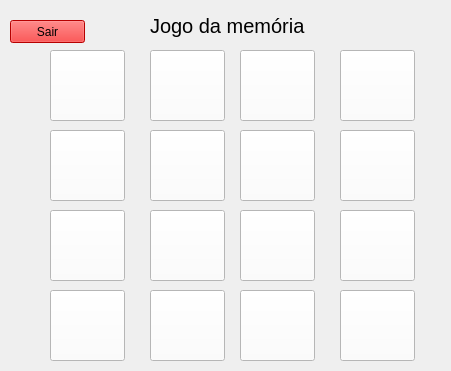
<?xml version="1.0" encoding="UTF-8"?>
<ui version="4.0">
 <class>Form</class>
 <widget class="QWidget" name="Form">
  <property name="geometry">
   <rect>
    <x>0</x>
    <y>0</y>
    <width>451</width>
    <height>371</height>
   </rect>
  </property>
  <property name="minimumSize">
   <size>
    <width>451</width>
    <height>371</height>
   </size>
  </property>
  <property name="maximumSize">
   <size>
    <width>451</width>
    <height>371</height>
   </size>
  </property>
  <property name="windowTitle">
   <string>Form</string>
  </property>
  <widget class="QLabel" name="label">
   <property name="geometry">
    <rect>
     <x>0</x>
     <y>0</y>
     <width>451</width>
     <height>371</height>
    </rect>
   </property>
   <property name="minimumSize">
    <size>
     <width>451</width>
     <height>371</height>
    </size>
   </property>
   <property name="maximumSize">
    <size>
     <width>451</width>
     <height>371</height>
    </size>
   </property>
   <property name="text">
    <string/>
   </property>
   <property name="pixmap">
    <pixmap>../img/alabasta.jpg</pixmap>
   </property>
   <property name="scaledContents">
    <bool>true</bool>
   </property>
  </widget>
  <widget class="QLabel" name="label_2">
   <property name="geometry">
    <rect>
     <x>150</x>
     <y>0</y>
     <width>161</width>
     <height>51</height>
    </rect>
   </property>
   <property name="styleSheet">
    <string notr="true">font-size: 20px</string>
   </property>
   <property name="text">
    <string>Jogo da memória</string>
   </property>
  </widget>
  <widget class="QPushButton" name="b1">
   <property name="geometry">
    <rect>
     <x>50</x>
     <y>50</y>
     <width>75</width>
     <height>71</height>
    </rect>
   </property>
   <property name="styleSheet">
    <string notr="true">background-color: white</string>
   </property>
   <property name="text">
    <string/>
   </property>
  </widget>
  <widget class="QPushButton" name="b2">
   <property name="geometry">
    <rect>
     <x>50</x>
     <y>130</y>
     <width>75</width>
     <height>71</height>
    </rect>
   </property>
   <property name="styleSheet">
    <string notr="true">background-color: white</string>
   </property>
   <property name="text">
    <string/>
   </property>
  </widget>
  <widget class="QPushButton" name="b3">
   <property name="geometry">
    <rect>
     <x>50</x>
     <y>210</y>
     <width>75</width>
     <height>71</height>
    </rect>
   </property>
   <property name="styleSheet">
    <string notr="true">background-color: white</string>
   </property>
   <property name="text">
    <string/>
   </property>
  </widget>
  <widget class="QPushButton" name="b4">
   <property name="geometry">
    <rect>
     <x>50</x>
     <y>290</y>
     <width>75</width>
     <height>71</height>
    </rect>
   </property>
   <property name="styleSheet">
    <string notr="true">background-color: white</string>
   </property>
   <property name="text">
    <string/>
   </property>
  </widget>
  <widget class="QPushButton" name="b5">
   <property name="geometry">
    <rect>
     <x>150</x>
     <y>50</y>
     <width>75</width>
     <height>71</height>
    </rect>
   </property>
   <property name="styleSheet">
    <string notr="true">background-color: white</string>
   </property>
   <property name="text">
    <string/>
   </property>
  </widget>
  <widget class="QPushButton" name="b9">
   <property name="geometry">
    <rect>
     <x>240</x>
     <y>50</y>
     <width>75</width>
     <height>71</height>
    </rect>
   </property>
   <property name="styleSheet">
    <string notr="true">background-color: white</string>
   </property>
   <property name="text">
    <string/>
   </property>
  </widget>
  <widget class="QPushButton" name="b13">
   <property name="geometry">
    <rect>
     <x>340</x>
     <y>50</y>
     <width>75</width>
     <height>71</height>
    </rect>
   </property>
   <property name="styleSheet">
    <string notr="true">background-color: white</string>
   </property>
   <property name="text">
    <string/>
   </property>
  </widget>
  <widget class="QPushButton" name="b6">
   <property name="geometry">
    <rect>
     <x>150</x>
     <y>130</y>
     <width>75</width>
     <height>71</height>
    </rect>
   </property>
   <property name="styleSheet">
    <string notr="true">background-color: white</string>
   </property>
   <property name="text">
    <string/>
   </property>
  </widget>
  <widget class="QPushButton" name="b7">
   <property name="geometry">
    <rect>
     <x>150</x>
     <y>210</y>
     <width>75</width>
     <height>71</height>
    </rect>
   </property>
   <property name="styleSheet">
    <string notr="true">background-color: white</string>
   </property>
   <property name="text">
    <string/>
   </property>
  </widget>
  <widget class="QPushButton" name="b8">
   <property name="geometry">
    <rect>
     <x>150</x>
     <y>290</y>
     <width>75</width>
     <height>71</height>
    </rect>
   </property>
   <property name="styleSheet">
    <string notr="true">background-color: white</string>
   </property>
   <property name="text">
    <string/>
   </property>
  </widget>
  <widget class="QPushButton" name="b10">
   <property name="geometry">
    <rect>
     <x>240</x>
     <y>130</y>
     <width>75</width>
     <height>71</height>
    </rect>
   </property>
   <property name="styleSheet">
    <string notr="true">background-color: white</string>
   </property>
   <property name="text">
    <string/>
   </property>
  </widget>
  <widget class="QPushButton" name="b11">
   <property name="geometry">
    <rect>
     <x>240</x>
     <y>210</y>
     <width>75</width>
     <height>71</height>
    </rect>
   </property>
   <property name="styleSheet">
    <string notr="true">background-color: white</string>
   </property>
   <property name="text">
    <string/>
   </property>
  </widget>
  <widget class="QPushButton" name="b12">
   <property name="geometry">
    <rect>
     <x>240</x>
     <y>290</y>
     <width>75</width>
     <height>71</height>
    </rect>
   </property>
   <property name="styleSheet">
    <string notr="true">background-color: white</string>
   </property>
   <property name="text">
    <string/>
   </property>
  </widget>
  <widget class="QPushButton" name="b14">
   <property name="geometry">
    <rect>
     <x>340</x>
     <y>130</y>
     <width>75</width>
     <height>71</height>
    </rect>
   </property>
   <property name="styleSheet">
    <string notr="true">background-color: white</string>
   </property>
   <property name="text">
    <string/>
   </property>
  </widget>
  <widget class="QPushButton" name="b15">
   <property name="geometry">
    <rect>
     <x>340</x>
     <y>210</y>
     <width>75</width>
     <height>71</height>
    </rect>
   </property>
   <property name="styleSheet">
    <string notr="true">background-color: white</string>
   </property>
   <property name="text">
    <string/>
   </property>
  </widget>
  <widget class="QPushButton" name="b16">
   <property name="geometry">
    <rect>
     <x>340</x>
     <y>290</y>
     <width>75</width>
     <height>71</height>
    </rect>
   </property>
   <property name="styleSheet">
    <string notr="true">background-color: white</string>
   </property>
   <property name="text">
    <string/>
   </property>
  </widget>
  <widget class="QPushButton" name="sairmemo">
   <property name="geometry">
    <rect>
     <x>10</x>
     <y>20</y>
     <width>75</width>
     <height>23</height>
    </rect>
   </property>
   <property name="styleSheet">
    <string notr="true">background-color: red</string>
   </property>
   <property name="text">
    <string>Sair</string>
   </property>
  </widget>
 </widget>
 <resources/>
 <connections/>
</ui>
